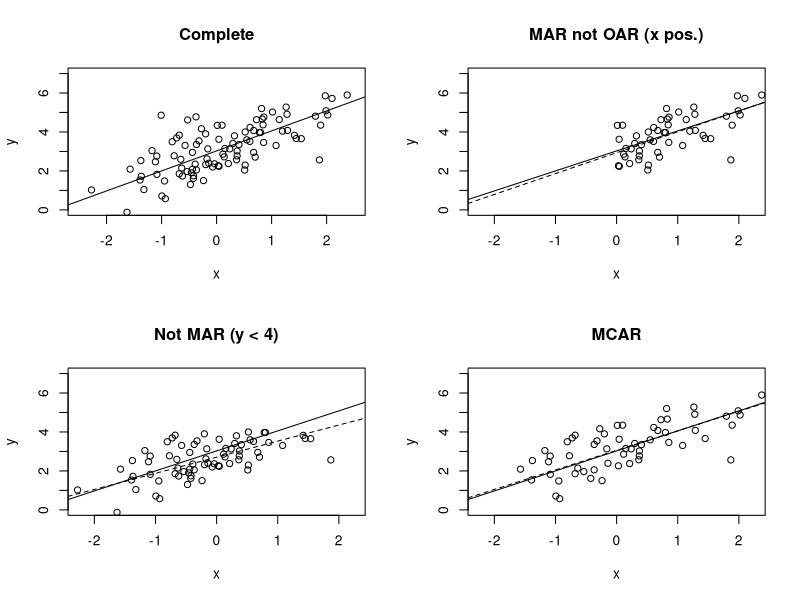

This figure's R source:
## ---- chunk 1
knitr::opts_chunk$set(warning=FALSE, message=FALSE, echo=TRUE, comment=NA, prompt=FALSE, fig.height=6, fig.width=6.5, fig.retina = 3, dev = 'svg', dev.args = list(bg = "white"), eval=TRUE)
library(tidyverse)
library(kableExtra)
## ---- chunk 2
library(MASS)
big.X <- mvrnorm(n = 100, c(0, 0, 0), matrix(c(1, 0.8, -0.7, 0.8, 1, -0.6, -0.7, -0.6, 1), nrow = 3, ncol = 3, byrow = TRUE))
x <- big.X[, 1]
y <- 3 + x + rnorm(100)
df1 <- data.frame(x = x, y = y)
df2 <- df1
df2$x[df1$x < 0] <- NA
df3 <- subset(df1, subset = y < 4)
df4 <- df1[sample(c(1:100), size=60, replace=FALSE),]
par(mfrow = c(2, 2))
plot(df1, main = "Complete", ylim = c(0, 7), xlim = c(-2.5, 2.5))
abline(lm(y ~ x, data = df1))
plot(df2, xlim = c(-2.25, 2.25), ylim = c(0, 7), main = "MAR not OAR (x pos.)")
abline(lm(y ~ x, data = df1), lty = 1)
abline(lm(y ~ x, data = df2), lty = 2)
plot(df3, xlim = c(-2.25, 2.25), ylim = c(0, 7), main = "Not MAR (y < 4)")
abline(lm(y ~ x, data = df1), lty = 1)
abline(lm(y ~ x, data = df3), lty = 2)
x2 <- big.X[, 2]
x3 <- big.X[, 3]
plot(df4, xlim = c(-2.25, 2.25), ylim = c(0, 7), main = "MCAR")
abline(lm(y ~ x, data = df1), lty = 1)
abline(lm(y ~ x, data = df4), lty = 2)
